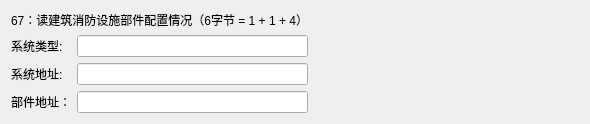
               <widget class="QWidget" name="page_25">
                <layout class="QGridLayout" name="gridLayout_28">
                 <item row="2" column="0">
                  <widget class="QLabel" name="label_103">
                   <property name="text">
                    <string>系统地址:</string>
                   </property>
                  </widget>
                 </item>
                 <item row="0" column="0" colspan="2">
                  <widget class="QLabel" name="label_102">
                   <property name="maximumSize">
                    <size>
                     <width>16777215</width>
                     <height>60</height>
                    </size>
                   </property>
                   <property name="text">
                    <string>67：读建筑消防设施部件配置情况（6字节 = 1 + 1 + 4）</string>
                   </property>
                  </widget>
                 </item>
                 <item row="2" column="1">
                  <widget class="QLineEdit" name="Line_67_2"/>
                 </item>
                 <item row="1" column="2">
                  <spacer name="horizontalSpacer_22">
                   <property name="orientation">
                    <enum>Qt::Orientation::Horizontal</enum>
                   </property>
                   <property name="sizeHint" stdset="0">
                    <size>
                     <width>271</width>
                     <height>20</height>
                    </size>
                   </property>
                  </spacer>
                 </item>
                 <item row="1" column="0">
                  <widget class="QLabel" name="label_104">
                   <property name="text">
                    <string>系统类型:</string>
                   </property>
                  </widget>
                 </item>
                 <item row="1" column="1">
                  <widget class="QLineEdit" name="Line_67_1"/>
                 </item>
                 <item row="3" column="0">
                  <widget class="QLabel" name="label_136">
                   <property name="text">
                    <string>部件地址：</string>
                   </property>
                  </widget>
                 </item>
                 <item row="3" column="1">
                  <widget class="QLineEdit" name="Line_67_3"/>
                 </item>
                </layout>
               </widget>
